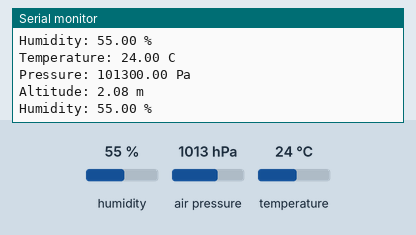
Bench run of a sketch on a simulated Arduino Uno, built with avr-gcc and run on an emulated ATmega328P. On the bench: the last lines printed to the serial monitor. Inputs (shaded band) come from the test bench; at power-on: humidity 55 %, air pressure 1013 hPa, temperature 24 °C.

Above: at 2.2 s.
2.3 s: humidity set to 22 %
At 3.6 s:
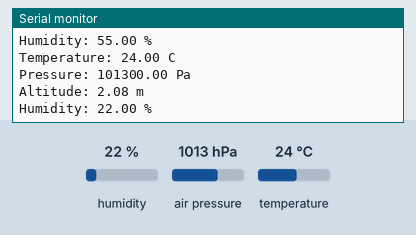
3.8 s: air pressure set to 952 hPa
At 4.9 s:
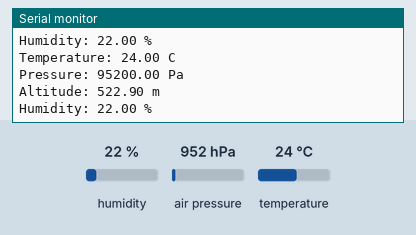

The sketch:

TempSensor.ino
```cpp
#include <SPI.h>
#include <Adafruit_Sensor.h>
#include <Adafruit_BME280.h>

int chipSelect = 9;
float sealevel = 1013.25;

Adafruit_BME280 bme(chipSelect);

void setup() {
    Serial.begin(9600);
    Serial.println("initializing BME280...");
    if (!bme.begin()) {
        Serial.println("BME280 Failed or Not Present");
        while (1);
    }
    Serial.println("...BME280 initialized");
    Serial.println();
    delay(1000);
}

void loop() {
    Serial.print("Temperature: ");
    Serial.print(bme.readTemperature());
    Serial.println(" C");

    Serial.print("Pressure: ");
    Serial.print(bme.readPressure());
    Serial.println(" Pa");

    Serial.print("Altitude: ");
    Serial.print(bme.readAltitude(sealevel));
    Serial.println(" m");

    Serial.print("Humidity: ");
    Serial.print(bme.readHumidity());
    Serial.println(" %");

    Serial.println();
    delay(1000);
}
```

Measured:
- after the input at 2.3 s, the serial monitor: prints a new line after 0.81 s (image 1)
- after the input at 3.8 s, the serial monitor: prints a new line after 0.29 s (image 2)
